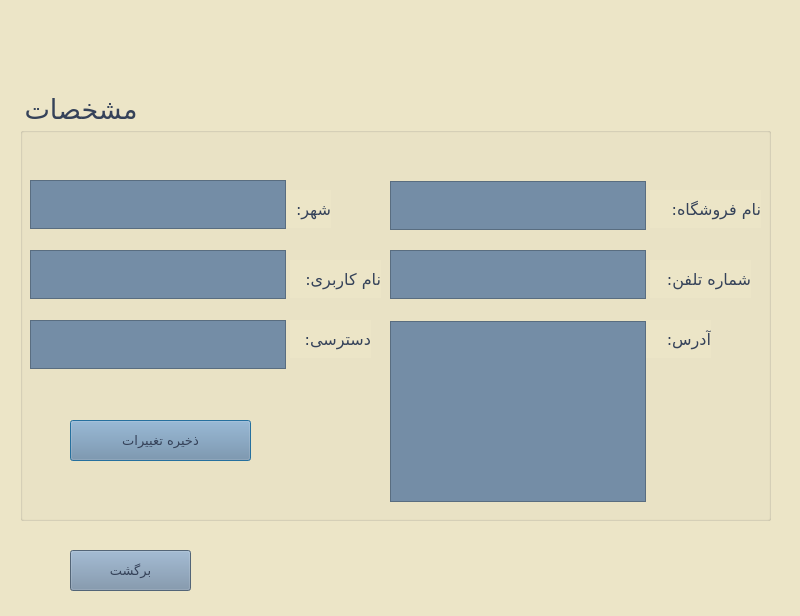
<?xml version="1.0" encoding="UTF-8"?>
<ui version="4.0">
 <class>infofclie</class>
 <widget class="QDialog" name="infofclie">
  <property name="geometry">
   <rect>
    <x>0</x>
    <y>0</y>
    <width>800</width>
    <height>616</height>
   </rect>
  </property>
  <property name="windowTitle">
   <string>Dialog</string>
  </property>
  <property name="styleSheet">
   <string notr="true">background-color: rgb(236, 229, 199);
</string>
  </property>
  <widget class="QGroupBox" name="groupBox">
   <property name="geometry">
    <rect>
     <x>20</x>
     <y>90</y>
     <width>751</width>
     <height>431</height>
    </rect>
   </property>
   <property name="sizePolicy">
    <sizepolicy hsizetype="Expanding" vsizetype="Fixed">
     <horstretch>0</horstretch>
     <verstretch>0</verstretch>
    </sizepolicy>
   </property>
   <property name="font">
    <font>
     <family>Lalezar</family>
     <pointsize>20</pointsize>
     <bold>false</bold>
    </font>
   </property>
   <property name="styleSheet">
    <string notr="true">color: rgb(53, 66, 89);</string>
   </property>
   <property name="title">
    <string>مشخصات</string>
   </property>
   <property name="flat">
    <bool>false</bool>
   </property>
   <widget class="QLabel" name="label_1">
    <property name="geometry">
     <rect>
      <x>630</x>
      <y>100</y>
      <width>111</width>
      <height>38</height>
     </rect>
    </property>
    <property name="font">
     <font>
      <family>Lalezar</family>
      <pointsize>12</pointsize>
     </font>
    </property>
    <property name="styleSheet">
     <string notr="true">color: rgb(53, 66, 89);</string>
    </property>
    <property name="text">
     <string>نام فروشگاه:</string>
    </property>
   </widget>
   <widget class="QLabel" name="label_3">
    <property name="geometry">
     <rect>
      <x>630</x>
      <y>170</y>
      <width>101</width>
      <height>38</height>
     </rect>
    </property>
    <property name="font">
     <font>
      <family>Lalezar</family>
      <pointsize>12</pointsize>
     </font>
    </property>
    <property name="styleSheet">
     <string notr="true">color: rgb(53, 66, 89);</string>
    </property>
    <property name="text">
     <string>شماره تلفن:</string>
    </property>
   </widget>
   <widget class="QLabel" name="label_4">
    <property name="geometry">
     <rect>
      <x>620</x>
      <y>230</y>
      <width>71</width>
      <height>38</height>
     </rect>
    </property>
    <property name="font">
     <font>
      <family>Lalezar</family>
      <pointsize>12</pointsize>
     </font>
    </property>
    <property name="styleSheet">
     <string notr="true">color: rgb(53, 66, 89);</string>
    </property>
    <property name="text">
     <string>آدرس:</string>
    </property>
   </widget>
   <widget class="QLabel" name="label_5">
    <property name="geometry">
     <rect>
      <x>260</x>
      <y>100</y>
      <width>51</width>
      <height>38</height>
     </rect>
    </property>
    <property name="font">
     <font>
      <family>Lalezar</family>
      <pointsize>12</pointsize>
     </font>
    </property>
    <property name="styleSheet">
     <string notr="true">color: rgb(53, 66, 89);</string>
    </property>
    <property name="text">
     <string>شهر:</string>
    </property>
   </widget>
   <widget class="QLabel" name="label_6">
    <property name="geometry">
     <rect>
      <x>270</x>
      <y>170</y>
      <width>91</width>
      <height>38</height>
     </rect>
    </property>
    <property name="font">
     <font>
      <family>Lalezar</family>
      <pointsize>12</pointsize>
     </font>
    </property>
    <property name="styleSheet">
     <string notr="true">color: rgb(53, 66, 89);</string>
    </property>
    <property name="text">
     <string>نام کاربری:</string>
    </property>
   </widget>
   <widget class="QLabel" name="label_7">
    <property name="geometry">
     <rect>
      <x>270</x>
      <y>230</y>
      <width>81</width>
      <height>38</height>
     </rect>
    </property>
    <property name="font">
     <font>
      <family>Lalezar</family>
      <pointsize>12</pointsize>
     </font>
    </property>
    <property name="styleSheet">
     <string notr="true">color: rgb(53, 66, 89);</string>
    </property>
    <property name="text">
     <string>دسترسی:</string>
    </property>
   </widget>
   <widget class="QPushButton" name="pushButton_4">
    <property name="geometry">
     <rect>
      <x>50</x>
      <y>330</y>
      <width>181</width>
      <height>41</height>
     </rect>
    </property>
    <property name="font">
     <font>
      <family>Lalezar</family>
      <pointsize>10</pointsize>
     </font>
    </property>
    <property name="styleSheet">
     <string notr="true">color: rgb(53, 66, 89);
background-color: rgb(116, 141, 166);</string>
    </property>
    <property name="text">
     <string>ذخیره تغییرات</string>
    </property>
   </widget>
   <widget class="QPlainTextEdit" name="plainTextEdit">
    <property name="geometry">
     <rect>
      <x>370</x>
      <y>160</y>
      <width>256</width>
      <height>49</height>
     </rect>
    </property>
    <property name="font">
     <font>
      <family>Lalezar</family>
      <pointsize>12</pointsize>
      <italic>false</italic>
      <bold>false</bold>
     </font>
    </property>
    <property name="styleSheet">
     <string notr="true">background-color: rgb(116, 141, 166);
font: 12pt &quot;Lalezar&quot;;</string>
    </property>
   </widget>
   <widget class="QPlainTextEdit" name="plainTextEdit_2">
    <property name="geometry">
     <rect>
      <x>370</x>
      <y>91</y>
      <width>256</width>
      <height>49</height>
     </rect>
    </property>
    <property name="font">
     <font>
      <family>Lalezar</family>
      <pointsize>12</pointsize>
      <italic>false</italic>
      <bold>false</bold>
     </font>
    </property>
    <property name="styleSheet">
     <string notr="true">background-color: rgb(116, 141, 166);
font: 12pt &quot;Lalezar&quot;;</string>
    </property>
   </widget>
   <widget class="QPlainTextEdit" name="plainTextEdit_6">
    <property name="geometry">
     <rect>
      <x>370</x>
      <y>231</y>
      <width>256</width>
      <height>181</height>
     </rect>
    </property>
    <property name="font">
     <font>
      <family>Lalezar</family>
      <pointsize>12</pointsize>
      <italic>false</italic>
      <bold>false</bold>
     </font>
    </property>
    <property name="styleSheet">
     <string notr="true">background-color: rgb(116, 141, 166);
font: 12pt &quot;Lalezar&quot;;</string>
    </property>
    <property name="plainText">
     <string/>
    </property>
   </widget>
   <widget class="QPlainTextEdit" name="plainTextEdit_7">
    <property name="geometry">
     <rect>
      <x>10</x>
      <y>90</y>
      <width>256</width>
      <height>49</height>
     </rect>
    </property>
    <property name="font">
     <font>
      <family>Lalezar</family>
      <pointsize>12</pointsize>
      <italic>false</italic>
      <bold>false</bold>
     </font>
    </property>
    <property name="styleSheet">
     <string notr="true">background-color: rgb(116, 141, 166);
font: 12pt &quot;Lalezar&quot;;</string>
    </property>
   </widget>
   <widget class="QPlainTextEdit" name="plainTextEdit_5">
    <property name="geometry">
     <rect>
      <x>10</x>
      <y>160</y>
      <width>256</width>
      <height>49</height>
     </rect>
    </property>
    <property name="font">
     <font>
      <family>Lalezar</family>
      <pointsize>12</pointsize>
      <italic>false</italic>
      <bold>false</bold>
     </font>
    </property>
    <property name="styleSheet">
     <string notr="true">font: 12pt &quot;Lalezar&quot;;
background-color: rgb(116, 141, 166);</string>
    </property>
   </widget>
   <widget class="QPlainTextEdit" name="plainTextEdit_8">
    <property name="geometry">
     <rect>
      <x>10</x>
      <y>230</y>
      <width>256</width>
      <height>49</height>
     </rect>
    </property>
    <property name="font">
     <font>
      <family>Lalezar</family>
      <pointsize>12</pointsize>
      <italic>false</italic>
      <bold>false</bold>
     </font>
    </property>
    <property name="styleSheet">
     <string notr="true">font: 12pt &quot;Lalezar&quot;;
background-color: rgb(116, 141, 166);</string>
    </property>
   </widget>
  </widget>
  <widget class="QPushButton" name="pushButton_5">
   <property name="geometry">
    <rect>
     <x>70</x>
     <y>550</y>
     <width>121</width>
     <height>41</height>
    </rect>
   </property>
   <property name="font">
    <font>
     <family>Lalezar</family>
     <pointsize>10</pointsize>
    </font>
   </property>
   <property name="styleSheet">
    <string notr="true">color: rgb(53, 66, 89);
background-color: rgb(116, 141, 166);</string>
   </property>
   <property name="text">
    <string>برگشت</string>
   </property>
  </widget>
 </widget>
 <resources/>
 <connections/>
</ui>
